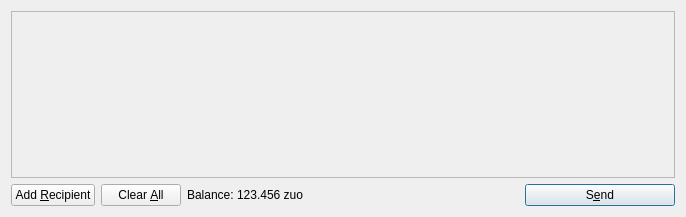
<?xml version="1.0" encoding="UTF-8"?>
<ui version="4.0">
 <class>SendCoinsDialog</class>
 <widget class="QDialog" name="SendCoinsDialog">
  <property name="geometry">
   <rect>
    <x>0</x>
    <y>0</y>
    <width>686</width>
    <height>217</height>
   </rect>
  </property>
  <property name="windowTitle">
   <string>Send Coins</string>
  </property>
  <layout class="QVBoxLayout" name="verticalLayout">
   <item>
    <widget class="QScrollArea" name="scrollArea">
     <property name="widgetResizable">
      <bool>true</bool>
     </property>
     <widget class="QWidget" name="scrollAreaWidgetContents">
      <property name="geometry">
       <rect>
        <x>0</x>
        <y>0</y>
        <width>666</width>
        <height>165</height>
       </rect>
      </property>
      <layout class="QVBoxLayout" name="verticalLayout_2">
       <property name="margin">
        <number>0</number>
       </property>
       <item>
        <layout class="QVBoxLayout" name="entries">
         <property name="spacing">
          <number>6</number>
         </property>
        </layout>
       </item>
       <item>
        <spacer name="verticalSpacer">
         <property name="orientation">
          <enum>Qt::Vertical</enum>
         </property>
         <property name="sizeHint" stdset="0">
          <size>
           <width>20</width>
           <height>40</height>
          </size>
         </property>
        </spacer>
       </item>
      </layout>
     </widget>
    </widget>
   </item>
   <item>
    <layout class="QHBoxLayout" name="horizontalLayout">
     <item>
      <widget class="QPushButton" name="addButton">
       <property name="toolTip">
        <string>Send to multiple recipients at once</string>
       </property>
       <property name="text">
        <string>Add &amp;Recipient</string>
       </property>
       <property name="icon">
        <iconset resource="../bitcoin.qrc">
         <normaloff>:/icons/add</normaloff>:/icons/add</iconset>
       </property>
       <property name="autoDefault">
        <bool>false</bool>
       </property>
      </widget>
     </item>
     <item>
      <widget class="QPushButton" name="clearButton">
       <property name="sizePolicy">
        <sizepolicy hsizetype="Minimum" vsizetype="Fixed">
         <horstretch>0</horstretch>
         <verstretch>0</verstretch>
        </sizepolicy>
       </property>
       <property name="toolTip">
        <string>Remove all transaction fields</string>
       </property>
       <property name="text">
        <string>Clear &amp;All</string>
       </property>
       <property name="icon">
        <iconset resource="../bitcoin.qrc">
         <normaloff>:/icons/remove</normaloff>:/icons/remove</iconset>
       </property>
       <property name="autoRepeatDelay">
        <number>300</number>
       </property>
       <property name="autoDefault">
        <bool>false</bool>
       </property>
      </widget>
     </item>
     <item>
      <layout class="QHBoxLayout" name="horizontalLayout_2">
       <property name="spacing">
        <number>3</number>
       </property>
       <item>
        <widget class="QLabel" name="label">
         <property name="text">
          <string>Balance:</string>
         </property>
        </widget>
       </item>
       <item>
        <widget class="QLabel" name="labelBalance">
         <property name="cursor">
          <cursorShape>IBeamCursor</cursorShape>
         </property>
         <property name="text">
          <string>123.456 zuo</string>
         </property>
         <property name="textInteractionFlags">
          <set>Qt::LinksAccessibleByMouse|Qt::TextSelectableByKeyboard|Qt::TextSelectableByMouse</set>
         </property>
        </widget>
       </item>
      </layout>
     </item>
     <item>
      <spacer name="horizontalSpacer">
       <property name="orientation">
        <enum>Qt::Horizontal</enum>
       </property>
       <property name="sizeHint" stdset="0">
        <size>
         <width>40</width>
         <height>20</height>
        </size>
       </property>
      </spacer>
     </item>
     <item>
      <widget class="QPushButton" name="sendButton">
       <property name="minimumSize">
        <size>
         <width>150</width>
         <height>0</height>
        </size>
       </property>
       <property name="toolTip">
        <string>Confirm the send action</string>
       </property>
       <property name="text">
        <string>S&amp;end</string>
       </property>
       <property name="icon">
        <iconset resource="../bitcoin.qrc">
         <normaloff>:/icons/send</normaloff>:/icons/send</iconset>
       </property>
       <property name="default">
        <bool>true</bool>
       </property>
      </widget>
     </item>
    </layout>
   </item>
  </layout>
 </widget>
 <resources>
  <include location="../bitcoin.qrc"/>
 </resources>
 <connections/>
</ui>
